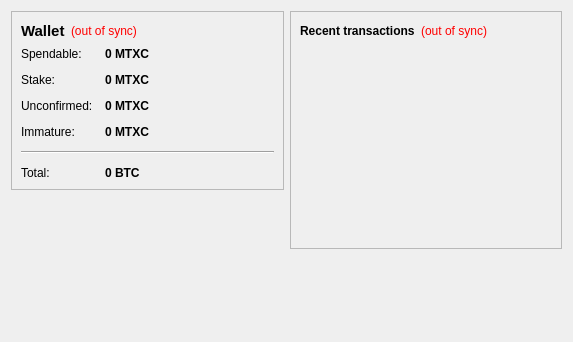
<?xml version="1.0" encoding="UTF-8"?>
<ui version="4.0">
 <class>OverviewPage</class>
 <widget class="QWidget" name="OverviewPage">
  <property name="geometry">
   <rect>
    <x>0</x>
    <y>0</y>
    <width>573</width>
    <height>342</height>
   </rect>
  </property>
  <property name="windowTitle">
   <string>Form</string>
  </property>
  <layout class="QHBoxLayout" name="horizontalLayout" stretch="1,1">
   <item>
    <layout class="QVBoxLayout" name="verticalLayout_2">
     <item>
      <widget class="QFrame" name="frame">
       <property name="frameShape">
        <enum>QFrame::StyledPanel</enum>
       </property>
       <property name="frameShadow">
        <enum>QFrame::Raised</enum>
       </property>
       <layout class="QVBoxLayout" name="verticalLayout_4">
        <item>
         <layout class="QHBoxLayout" name="horizontalLayout_4">
          <item>
           <widget class="QLabel" name="label_5">
            <property name="font">
             <font>
              <pointsize>11</pointsize>
              <weight>75</weight>
              <bold>true</bold>
             </font>
            </property>
            <property name="text">
             <string>Wallet</string>
            </property>
           </widget>
          </item>
          <item>
           <widget class="QLabel" name="labelWalletStatus">
            <property name="toolTip">
             <string>The displayed information may be out of date. Your wallet automatically synchronizes with the Meison network after a connection is established, but this process has not completed yet.</string>
            </property>
            <property name="styleSheet">
             <string notr="true">QLabel { color: red; }</string>
            </property>
            <property name="text">
             <string notr="true">(out of sync)</string>
            </property>
            <property name="alignment">
             <set>Qt::AlignLeading|Qt::AlignLeft|Qt::AlignVCenter</set>
            </property>
           </widget>
          </item>
          <item>
           <spacer name="horizontalSpacer_2">
            <property name="orientation">
             <enum>Qt::Horizontal</enum>
            </property>
            <property name="sizeHint" stdset="0">
             <size>
              <width>40</width>
              <height>20</height>
             </size>
            </property>
           </spacer>
          </item>
         </layout>
        </item>
        <item>
         <layout class="QFormLayout" name="formLayout_2">
          <property name="fieldGrowthPolicy">
           <enum>QFormLayout::AllNonFixedFieldsGrow</enum>
          </property>
          <property name="horizontalSpacing">
           <number>12</number>
          </property>
          <property name="verticalSpacing">
           <number>12</number>
          </property>
          <item row="0" column="0">
           <widget class="QLabel" name="label">
            <property name="text">
             <string>Spendable:</string>
            </property>
           </widget>
          </item>
          <item row="0" column="1">
           <widget class="QLabel" name="labelBalance">
            <property name="font">
             <font>
              <weight>75</weight>
              <bold>true</bold>
             </font>
            </property>
            <property name="cursor">
             <cursorShape>IBeamCursor</cursorShape>
            </property>
            <property name="toolTip">
             <string>Your current spendable balance</string>
            </property>
            <property name="text">
             <string notr="true">0 MTXC</string>
            </property>
            <property name="textInteractionFlags">
             <set>Qt::LinksAccessibleByMouse|Qt::TextSelectableByKeyboard|Qt::TextSelectableByMouse</set>
            </property>
           </widget>
          </item>
          <item row="1" column="0">
           <widget class="QLabel" name="label_6">
            <property name="text">
             <string>Stake:</string>
            </property>
           </widget>
          </item>
          <item row="1" column="1">
           <widget class="QLabel" name="labelStake">
            <property name="font">
             <font>
              <weight>75</weight>
              <bold>true</bold>
             </font>
            </property>
            <property name="cursor">
             <cursorShape>IBeamCursor</cursorShape>
            </property>
            <property name="toolTip">
             <string>Total of coins that was staked, and do not yet count toward the current balance</string>
            </property>
            <property name="text">
             <string notr="true">0 MTXC</string>
            </property>
            <property name="textInteractionFlags">
             <set>Qt::LinksAccessibleByMouse|Qt::TextSelectableByKeyboard|Qt::TextSelectableByMouse</set>
            </property>
           </widget>
          </item>
          <item row="2" column="0">
           <widget class="QLabel" name="label_3">
            <property name="text">
             <string>Unconfirmed:</string>
            </property>
           </widget>
          </item>
          <item row="2" column="1">
           <widget class="QLabel" name="labelUnconfirmed">
            <property name="font">
             <font>
              <weight>75</weight>
              <bold>true</bold>
             </font>
            </property>
            <property name="cursor">
             <cursorShape>IBeamCursor</cursorShape>
            </property>
            <property name="toolTip">
             <string>Total of transactions that have yet to be confirmed, and do not yet count toward the current balance</string>
            </property>
            <property name="text">
             <string notr="true">0 MTXC</string>
            </property>
            <property name="textInteractionFlags">
             <set>Qt::LinksAccessibleByMouse|Qt::TextSelectableByKeyboard|Qt::TextSelectableByMouse</set>
            </property>
           </widget>
          </item>
          <item row="3" column="0">
           <widget class="QLabel" name="labelImmatureText">
            <property name="text">
             <string>Immature:</string>
            </property>
           </widget>
          </item>
          <item row="3" column="1">
           <widget class="QLabel" name="labelImmature">
            <property name="font">
             <font>
              <weight>75</weight>
              <bold>true</bold>
             </font>
            </property>
            <property name="toolTip">
             <string>Mined balance that has not yet matured</string>
            </property>
            <property name="text">
             <string notr="true">0 MTXC</string>
            </property>
            <property name="textInteractionFlags">
             <set>Qt::LinksAccessibleByMouse|Qt::TextSelectableByKeyboard|Qt::TextSelectableByMouse</set>
            </property>
           </widget>
          </item>
          <item row="4" column="0" colspan="2">
           <widget class="Line" name="line">
            <property name="orientation">
             <enum>Qt::Horizontal</enum>
            </property>
           </widget>
          </item>
          <item row="5" column="0">
           <widget class="QLabel" name="labelTotalText">
            <property name="text">
             <string>Total:</string>
            </property>
           </widget>
          </item>
          <item row="5" column="1">
           <widget class="QLabel" name="labelTotal">
            <property name="font">
             <font>
              <weight>75</weight>
              <bold>true</bold>
             </font>
            </property>
            <property name="cursor">
             <cursorShape>IBeamCursor</cursorShape>
            </property>
            <property name="toolTip">
             <string>Your current total balance</string>
            </property>
            <property name="text">
             <string notr="true">0 BTC</string>
            </property>
            <property name="textInteractionFlags">
             <set>Qt::LinksAccessibleByMouse|Qt::TextSelectableByKeyboard|Qt::TextSelectableByMouse</set>
            </property>
           </widget>
          </item>
         </layout>
        </item>
       </layout>
      </widget>
     </item>
     <item>
      <spacer name="verticalSpacer">
       <property name="orientation">
        <enum>Qt::Vertical</enum>
       </property>
       <property name="sizeHint" stdset="0">
        <size>
         <width>20</width>
         <height>40</height>
        </size>
       </property>
      </spacer>
     </item>
    </layout>
   </item>
   <item>
    <layout class="QVBoxLayout" name="verticalLayout_3">
     <item>
      <widget class="QFrame" name="frame_2">
       <property name="frameShape">
        <enum>QFrame::StyledPanel</enum>
       </property>
       <property name="frameShadow">
        <enum>QFrame::Raised</enum>
       </property>
       <layout class="QVBoxLayout" name="verticalLayout">
        <item>
         <layout class="QHBoxLayout" name="horizontalLayout_2">
          <item>
           <widget class="QLabel" name="label_4">
            <property name="text">
             <string>&lt;b&gt;Recent transactions&lt;/b&gt;</string>
            </property>
           </widget>
          </item>
          <item>
           <widget class="QLabel" name="labelTransactionsStatus">
            <property name="toolTip">
             <string>The displayed information may be out of date. Your wallet automatically synchronizes with the Meison network after a connection is established, but this process has not completed yet.</string>
            </property>
            <property name="styleSheet">
             <string notr="true">QLabel { color: red; }</string>
            </property>
            <property name="text">
             <string notr="true">(out of sync)</string>
            </property>
            <property name="alignment">
             <set>Qt::AlignRight|Qt::AlignTrailing|Qt::AlignVCenter</set>
            </property>
           </widget>
          </item>
          <item>
           <spacer name="horizontalSpacer">
            <property name="orientation">
             <enum>Qt::Horizontal</enum>
            </property>
            <property name="sizeHint" stdset="0">
             <size>
              <width>40</width>
              <height>20</height>
             </size>
            </property>
           </spacer>
          </item>
         </layout>
        </item>
        <item>
         <widget class="QListView" name="listTransactions">
          <property name="styleSheet">
           <string notr="true">QListView { background: transparent; }</string>
          </property>
          <property name="frameShape">
           <enum>QFrame::NoFrame</enum>
          </property>
          <property name="verticalScrollBarPolicy">
           <enum>Qt::ScrollBarAlwaysOff</enum>
          </property>
          <property name="horizontalScrollBarPolicy">
           <enum>Qt::ScrollBarAlwaysOff</enum>
          </property>
          <property name="selectionMode">
           <enum>QAbstractItemView::NoSelection</enum>
          </property>
         </widget>
        </item>
       </layout>
      </widget>
     </item>
     <item>
      <spacer name="verticalSpacer_2">
       <property name="orientation">
        <enum>Qt::Vertical</enum>
       </property>
       <property name="sizeHint" stdset="0">
        <size>
         <width>20</width>
         <height>40</height>
        </size>
       </property>
      </spacer>
     </item>
    </layout>
   </item>
  </layout>
 </widget>
 <resources/>
 <connections/>
</ui>
